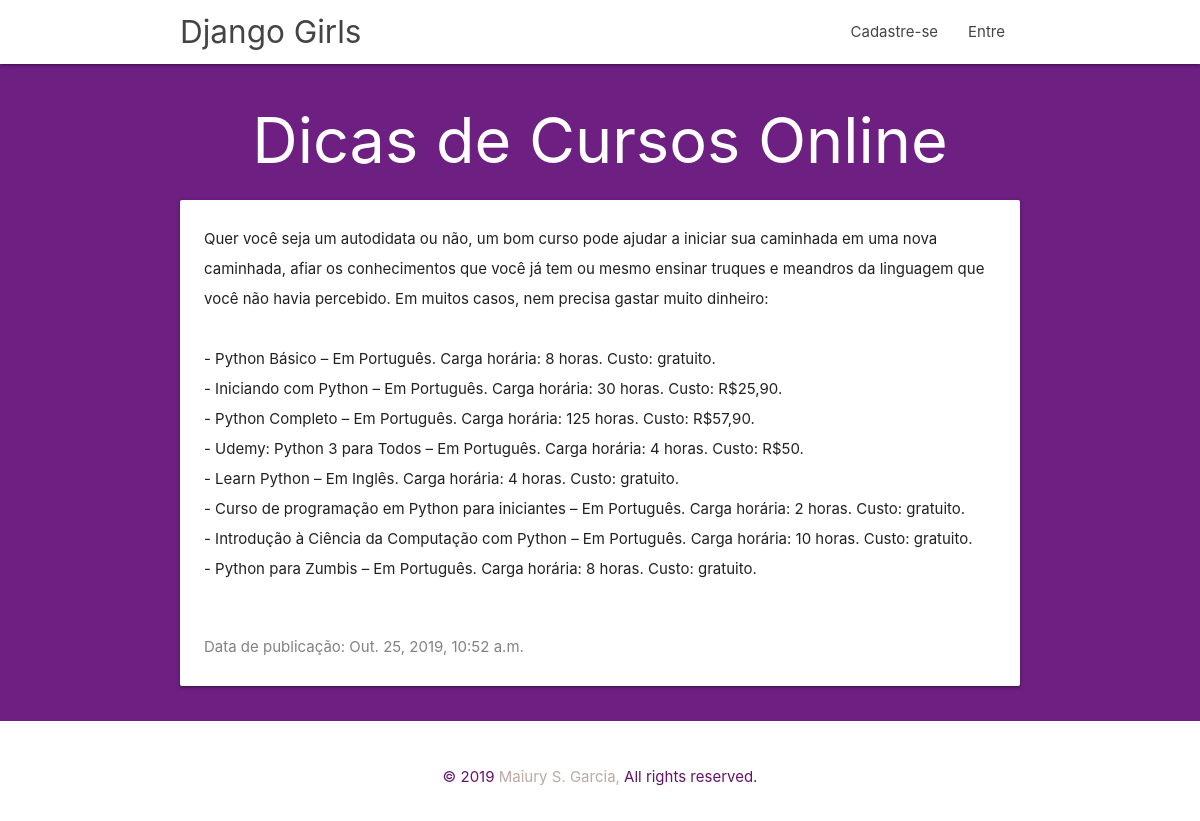
The page /post/8/ on the database its author committed.
### blog/models.py (models this page shows, shortened)
class Post(models.Model):
    author = models.ForeignKey(
        settings.AUTH_USER_MODEL, on_delete=models.CASCADE)
    title = models.CharField(max_length=200)
    text = models.TextField()
    created_date = models.DateTimeField(default=timezone.now)
    published_date = models.DateTimeField(blank=True, null=True)

### blog/views.py (the view)
# urls.py: path('post/<int:pk>/', views.post_detail, name='post_detail'),
def post_detail(request, pk):
    post = get_object_or_404(Post, pk=pk)
    return render(request, 'blog/post_detail.html', {'post': post})

### blog/templates/blog/post_detail.html (shortened to what this page needs)
{% extends 'blog/base.html' %}
{% block content %}
    <div class="row">
        <div>
            <center><h1><span class="card-title">{{ post.title }}</span></h1>
            </center>
            <div class="card">
              <div class="card-content">
                <p>{{ post.text|linebreaksbr }}</p>
              </div>
              <div class="card-content date">
                  <p>Data de publicação: {{ post.published_date }}</p>
              </div>
            </div>
        </div>
    </div>
{% endblock %}

### blog/static/css/style.css (style rules this page uses)
p { line-height: 2rem; }

### blog/static/css/blog.css (style rules this page uses)
.date { color: #828282; }
h1, h5 { color: #6d1f82; }
.fundo, h1, h5 { background-color: #6d1f82; color: #ffffff; }
body { background-color: #6d1f82; }

### rows shown on the page
Post: title "Dicas de Cursos Online", text "Quer você seja um autodidata ou não, um bom curso pode ajudar a iniciar sua caminhada em uma nova caminhada, afiar os conhecimentos que você já tem ou mesmo ensinar truques e meandros da linguagem que você não havia percebido. Em muitos casos, nem precisa gastar muito dinheiro: - Python Básico – Em Português. Carga horária: 8 horas. Custo: gratuito. - Iniciando com Python – Em Português. Carga horária: 30 horas. Custo: R$25,90. - Python Completo – Em Português. Carga horária: 125 horas. Custo: R$57,90. - Udemy: Python 3 para Todos – Em Português. Carga horária: 4 horas. Custo: R$50. - Learn Python – Em Inglês. Carga horária: 4 horas. Custo: gratuito. - Curso de programação em Python para…", published_date "Out. 25, 2019, 10:52 a.m."
